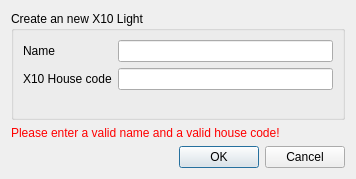
<?xml version="1.0" encoding="UTF-8"?>
<ui version="4.0">
 <class>DialogNewX10</class>
 <widget class="QDialog" name="DialogNewX10">
  <property name="geometry">
   <rect>
    <x>0</x>
    <y>0</y>
    <width>356</width>
    <height>179</height>
   </rect>
  </property>
  <property name="windowTitle">
   <string>New X10</string>
  </property>
  <layout class="QVBoxLayout" name="verticalLayout">
   <item>
    <widget class="QGroupBox" name="groupBox">
     <property name="title">
      <string>Create an new X10 Light</string>
     </property>
     <layout class="QFormLayout" name="formLayout">
      <property name="fieldGrowthPolicy">
       <enum>QFormLayout::AllNonFixedFieldsGrow</enum>
      </property>
      <item row="0" column="0">
       <widget class="QLabel" name="label_3">
        <property name="text">
         <string>Name</string>
        </property>
       </widget>
      </item>
      <item row="0" column="1">
       <widget class="QLineEdit" name="edit_name"/>
      </item>
      <item row="1" column="0">
       <widget class="QLabel" name="label_2">
        <property name="text">
         <string>X10 House code</string>
        </property>
       </widget>
      </item>
      <item row="1" column="1">
       <widget class="QLineEdit" name="edit_code"/>
      </item>
      <item row="2" column="1">
       <spacer name="verticalSpacer">
        <property name="orientation">
         <enum>Qt::Vertical</enum>
        </property>
        <property name="sizeHint" stdset="0">
         <size>
          <width>20</width>
          <height>40</height>
         </size>
        </property>
       </spacer>
      </item>
     </layout>
    </widget>
   </item>
   <item>
    <widget class="QLabel" name="label_error_empty">
     <property name="text">
      <string>&lt;html&gt;&lt;head/&gt;&lt;body&gt;&lt;p&gt;&lt;span style=&quot; color:#ff0000;&quot;&gt;Please enter a valid name and a valid house code!&lt;/span&gt;&lt;/p&gt;&lt;/body&gt;&lt;/html&gt;</string>
     </property>
    </widget>
   </item>
   <item>
    <widget class="QDialogButtonBox" name="buttonBox">
     <property name="orientation">
      <enum>Qt::Horizontal</enum>
     </property>
     <property name="standardButtons">
      <set>QDialogButtonBox::Cancel|QDialogButtonBox::Ok</set>
     </property>
    </widget>
   </item>
  </layout>
 </widget>
 <resources/>
 <connections>
  <connection>
   <sender>buttonBox</sender>
   <signal>rejected()</signal>
   <receiver>DialogNewX10</receiver>
   <slot>reject()</slot>
   <hints>
    <hint type="sourcelabel">
     <x>316</x>
     <y>260</y>
    </hint>
    <hint type="destinationlabel">
     <x>286</x>
     <y>274</y>
    </hint>
   </hints>
  </connection>
 </connections>
</ui>
